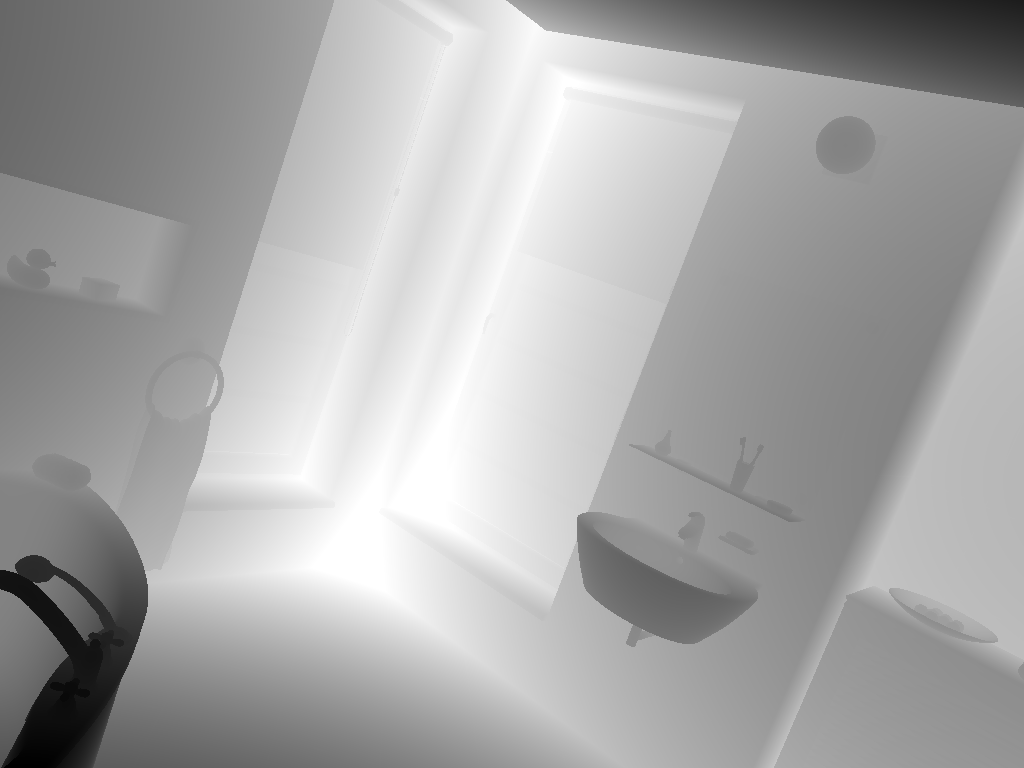
#> input picture data/visual_depth.png, 1024 x 768 px, found by its file name
$ python depth_to_pointcloud.py
#> lines starting #> are read from the running program, lines starting #| are printed output that depends on the picture
import os
import cv2
import numpy as np


def depth_to_pointcloud_xyz(
    depth_path,
    output_xyz_path,
    color_path=None,
    fx=None,
    fy=None,
    cx=None,
    cy=None,
    depth_scale=None,
    stride=2,
    max_depth_m=None,
):
#> called with depth_path = 'data/visual_depth.png', output_xyz_path = 'results/depth_pointcloud_test.xyz', color_path = 'data/img.jpg', stride = 2
    depth = cv2.imread(depth_path, cv2.IMREAD_UNCHANGED)
#> depth is the input picture: shape (768, 1024); min 0, max 255, mean 168.1
    if depth is None:
        raise FileNotFoundError(f"Failed to read depth image: {depth_path}")
    if depth.ndim == 3:
        depth = cv2.cvtColor(depth, cv2.COLOR_BGR2GRAY)

    depth_scale = 1.0 if depth_scale is None else float(depth_scale)
    if depth_scale <= 0:
        raise ValueError("depth_scale must be > 0")

    depth = depth.astype(np.float32) / depth_scale
    depth[~np.isfinite(depth)] = 0.0

    h, w = depth.shape[:2]
#> h = 768; w = 1024
    fx = float(max(w, h) if fx is None or fx <= 0 else fx)
#> fx = 1024
    fy = float(max(w, h) if fy is None or fy <= 0 else fy)
#> fy = 1024
    cx = float((w - 1) * 0.5 if cx is None else cx)
#> cx = 511.5
    cy = float((h - 1) * 0.5 if cy is None else cy)
#> cy = 383.5

    if not hasattr(cv2, "rgbd") or not hasattr(cv2.rgbd, "depthTo3d"):
        raise RuntimeError("cv2.rgbd.depthTo3d is unavailable. Install opencv-contrib-python.")

    k = np.array([[fx, 0.0, cx], [0.0, fy, cy], [0.0, 0.0, 1.0]], dtype=np.float32)
    points_3d = cv2.rgbd.depthTo3d(depth, k)
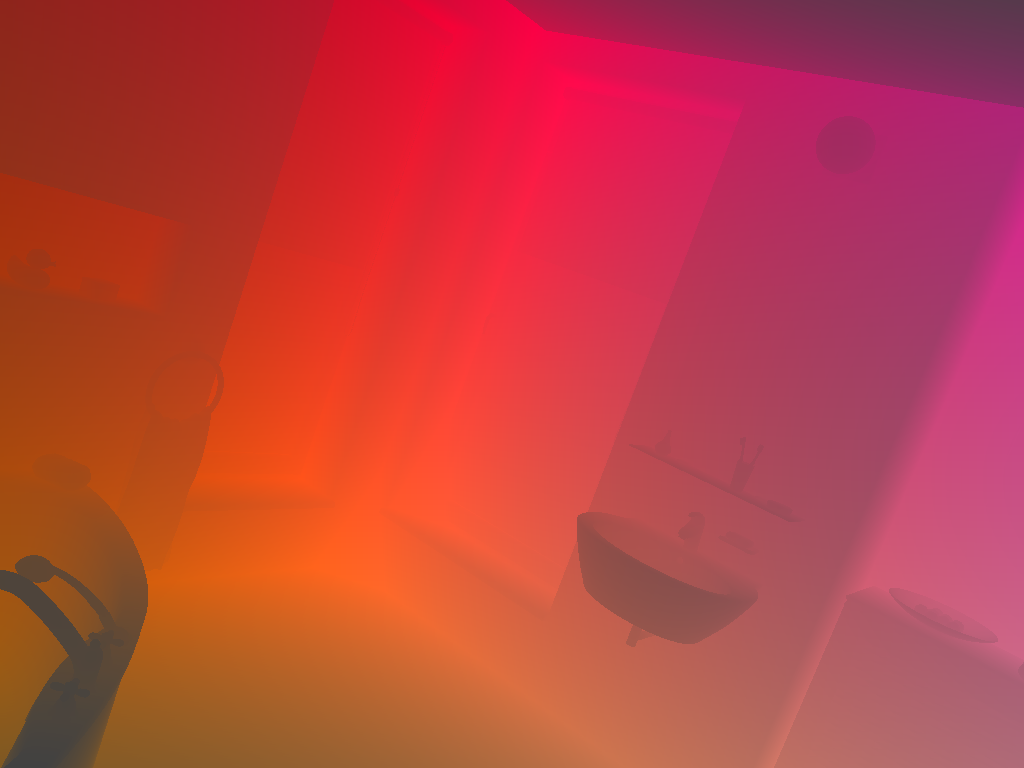
#> points_3d: shape (768, 1024, 3) float32; mean of channels 0, 1, 2 0.6, -0.4, 168.1; drawn with min black and max white

    color_bgr = cv2.imread(color_path, cv2.IMREAD_COLOR) if color_path else None
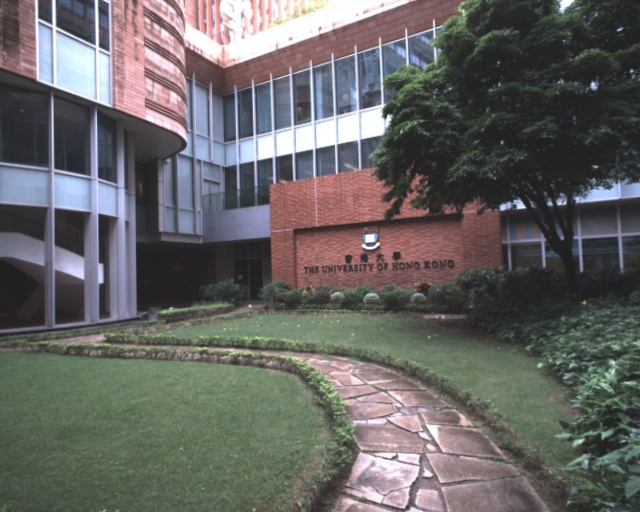
#> input picture data/img.jpg, 640 x 512 px, found by its file name
#> color_bgr is the input picture: shape (512, 640, 3); mean B, G, R 99.1, 101, 102
    if color_bgr is not None and color_bgr.shape[:2] != (h, w):
#> (the run stopped early here; a loop or call above may not have finished)
